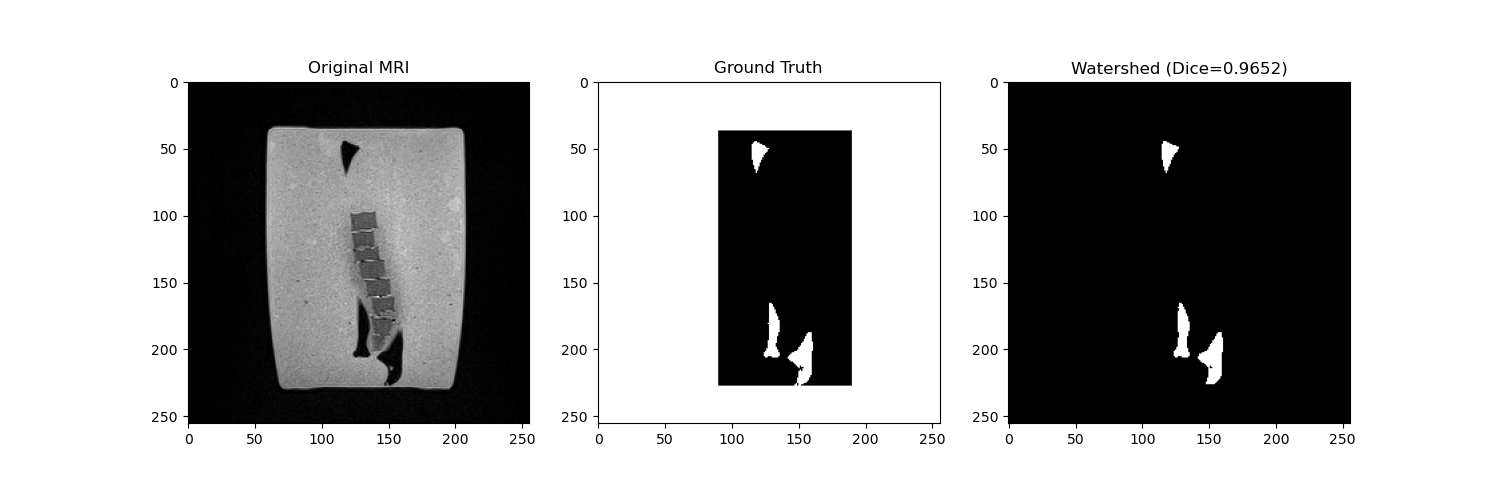

Write Python code to recreate this figure.
import os
import pydicom
import nibabel as nib
import numpy as np
import pandas as pd
import matplotlib.pyplot as plt
from skimage.morphology import ball, closing
from scipy.ndimage import binary_fill_holes, label
from skimage.metrics import hausdorff_distance
from skimage.segmentation import watershed
from skimage.filters import sobel

def load_dicom_series(directory):
    files = [pydicom.dcmread(os.path.join(directory, f)) for f in os.listdir(directory) if f.endswith('.dcm')]
    files.sort(key=lambda x: int(x.InstanceNumber))
    return np.stack([f.pixel_array for f in files]).astype(float)

def dice_coefficient(y_true, y_pred):
    intersection = np.sum(y_true * y_pred)
    sum_total = np.sum(y_true) + np.sum(y_pred)
    if sum_total == 0: return 1.0
    return (2. * intersection) / sum_total

def keep_top_2_components(mask):
    labeled, n = label(mask)
    if n <= 2:
        return mask
    sizes = np.bincount(labeled.ravel())
    sizes[0] = 0
    top2 = np.argsort(sizes)[-2:]
    return np.isin(labeled, top2)

def main():
    script_dir = os.path.dirname(os.path.abspath(__file__))
    root_dir = os.path.dirname(script_dir)
    mri_path = os.path.join(root_dir, 'MRI')
    gt_path = os.path.join(root_dir, 'bone_mask.nii')
    
    print("Loading data...")
    mri_volume = load_dicom_series(mri_path).astype(float)
    ground_truth = nib.load(gt_path).get_fdata().astype(bool)
    
    ROI = (37, 227, 90, 189)
    y1, y2, x1, x2 = ROI
    
    results_file = os.path.join(script_dir, 'top_optuna_results_watershed.csv')
    df = pd.read_csv(results_file).sort_values(by='score', ascending=False)
    best_params = df.iloc[0]
    
    t_marker_bg = best_params['t_marker_bg']
    t_marker_fg = best_params['t_marker_fg']
    radius_closing = int(best_params['radius_closing'])
    
    print(f"Applying Watershed segmentation with t_marker_bg={t_marker_bg}, t_marker_fg={t_marker_fg}")
    
    roi_pixels = mri_volume[1:-1, y1:y2, x1:x2]
    elevation_map = sobel(roi_pixels)
    
    markers = np.zeros(roi_pixels.shape, dtype=int)
    markers[roi_pixels > t_marker_bg] = 1 # Background
    markers[roi_pixels < t_marker_fg] = 2 # Foreground
    
    try:
        seg_roi_labeled = watershed(elevation_map, markers)
        seg_roi = (seg_roi_labeled == 2)
    except Exception as e:
        print(f"Segmentation failed: {e}")
        return

    # Post-processing
    seg_roi = closing(seg_roi, ball(radius_closing))
    seg_roi = binary_fill_holes(seg_roi)
    
    # Reconstruct full volume
    seg = np.zeros_like(mri_volume, dtype=bool)
    seg[1:-1, y1:y2, x1:x2] = seg_roi
    
    # Component selection
    seg = keep_top_2_components(seg)

    dice = dice_coefficient(ground_truth[1:-1, y1:y2, x1:x2], seg[1:-1, y1:y2, x1:x2])
    hd = hausdorff_distance(ground_truth[1:-1, y1:y2, x1:x2], seg[1:-1, y1:y2, x1:x2])
    
    print(f"Final Dice: {dice:.4f}")
    print(f"Final Hausdorff: {hd:.4f}")
    
    slice_idx = mri_volume.shape[0] // 2
    plt.figure(figsize=(15, 5))
    plt.subplot(131)
    plt.imshow(mri_volume[slice_idx], cmap='gray')
    plt.title('Original MRI')
    plt.subplot(132)
    plt.imshow(ground_truth[slice_idx], cmap='gray')
    plt.title('Ground Truth')
    plt.subplot(133)
    plt.imshow(seg[slice_idx], cmap='gray')
    plt.title(f'Watershed (Dice={dice:.4f})')
    plt.savefig(os.path.join(script_dir, 'final_segmentation_watershed.png'))
    
    nib.save(nib.Nifti1Image(seg.astype(np.float32), np.eye(4)), 
             os.path.join(script_dir, 'final_bone_mask_watershed.nii'))
    print(f"Results saved in {script_dir}")

if __name__ == "__main__":
    main()
